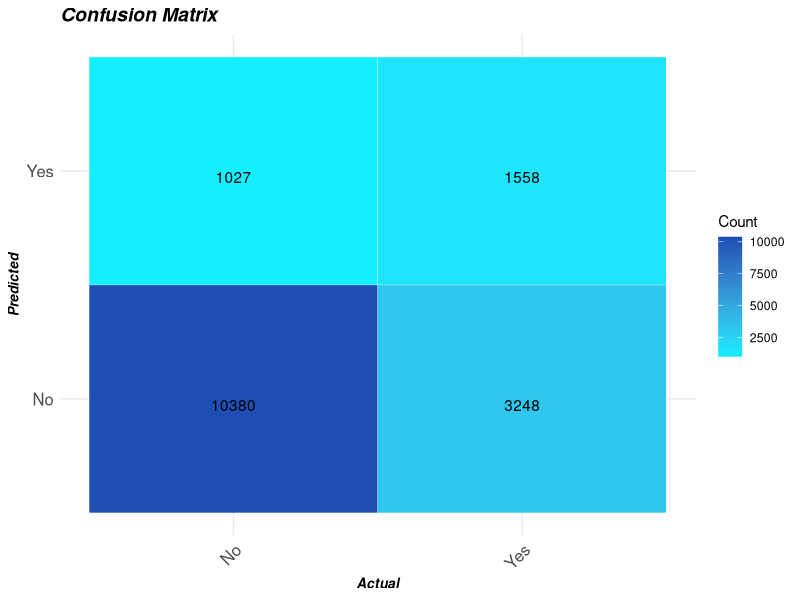
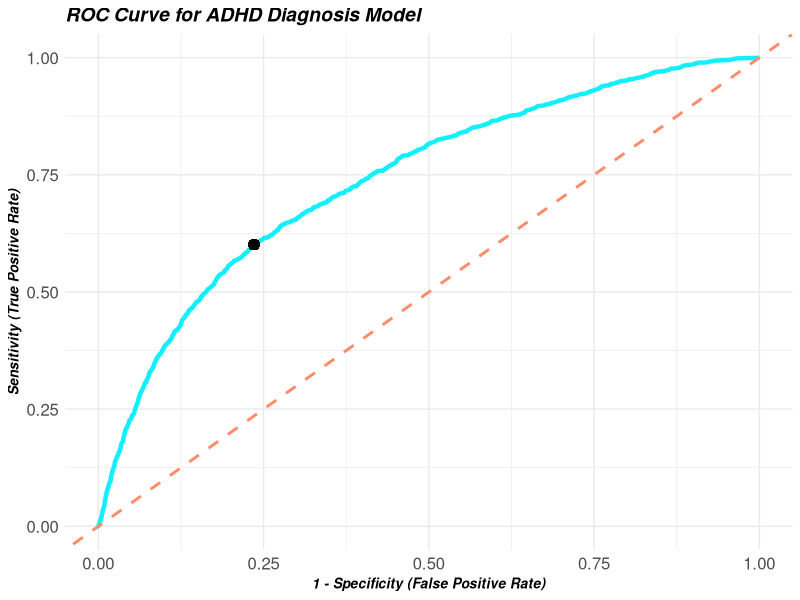
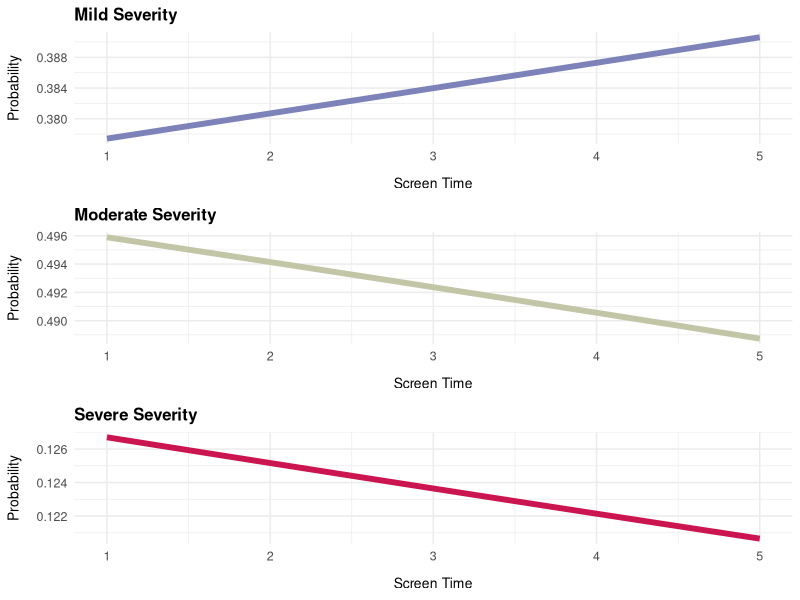
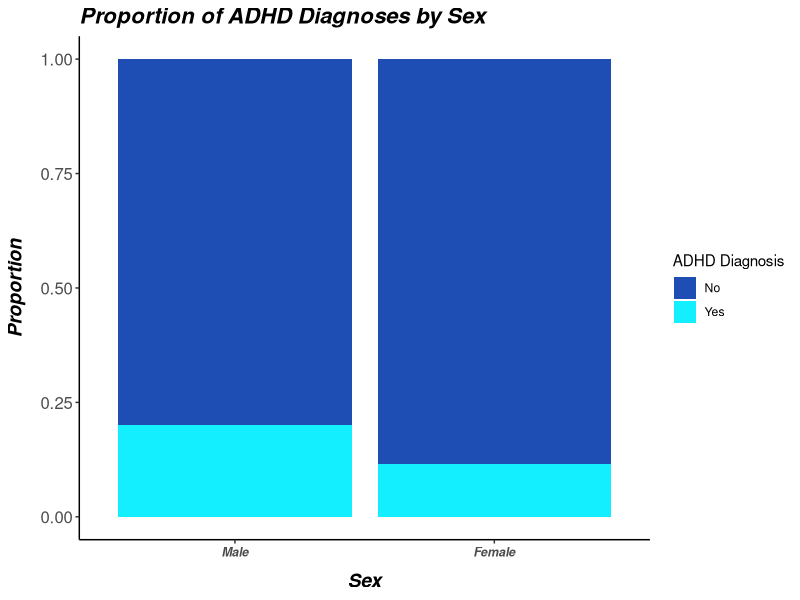
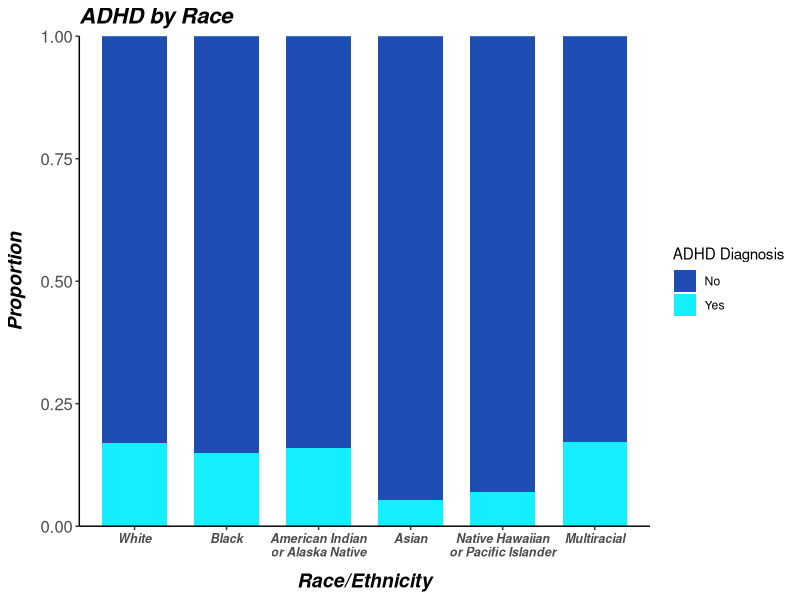
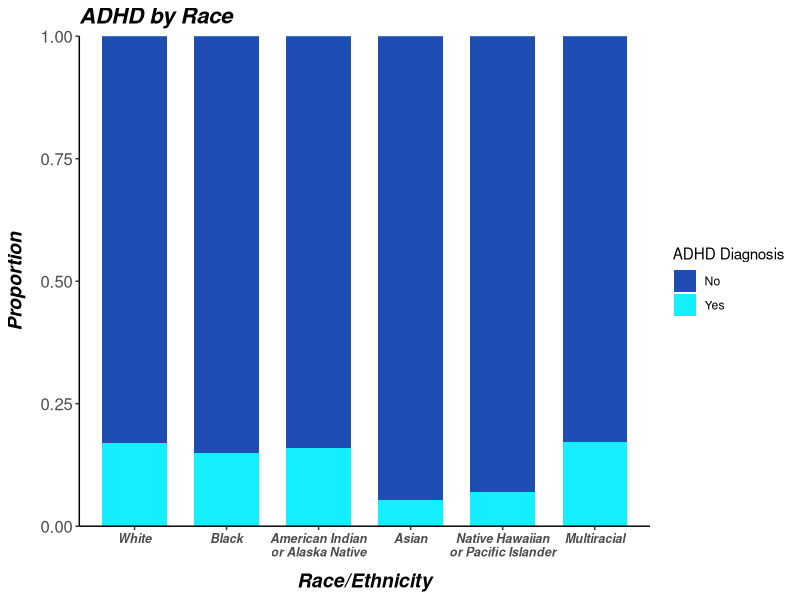

Generate these figures, in order, with R:
## ---- chunk 1
library(tidyverse)
library(dplyr)
library(MASS)
library(ggplot2)
library(readr)
library(caret)
library(pROC)
library(tidyr)
library(gridExtra)

df <- read_csv("sub_data.csv")

head(df)
nrow(df)
summary(df)
## ---- chunk 2
table(df$k2q31a) 
table(df$screentime)
table(df$physactiv) 
table(df$k7q04r_r)
table(df$k2q31c)
table(df$sc_sex)

## ---- chunk 3

#making my variables
df_model <- df %>%
  filter(!is.na(k2q31a) & !is.na(screentime) & !is.na(sc_age_years) & 
           !is.na(sc_sex) & !is.na(grades) & !is.na(k7q04r_r) & !is.na(physactiv))

df_model <- df_model %>%
  mutate(
    
    adhd_diag = relevel(factor(k2q31a, levels = c(1, 2), labels = c("Yes", "No")), ref = "No"),
    
    #adhd_severity = factor(k2q31c, ordered = TRUE),
    
    sc_sex = factor(sc_sex, levels = c(1, 2), labels = c("Male", "Female"))
    
  )
df_model$
df_model <- df_model %>%
  mutate(
    grades = factor(grades, levels = c(1, 2, 3, 4, 5, 6), 
                    labels = c("Mostly A's", "Mostly A's and B's", "Mostly B's and C's", 
                               "Mostly C's and D's", "Mostly D's or lower", "No grades provided")),
    
    k7q04r_r = factor(k7q04r_r, levels = c(1, 2, 3), 
                      labels = c("None", "1 time", "2 or more times")),
    
    physactiv = factor(physactiv, levels = c(1, 2, 3, 4), 
                       labels = c("0 days", "1-3 days", "4-6 days", "Every day"))
  )

df_model$screentime <- factor(df_model$screentime, 
                               levels = c(1, 2, 3, 4, 5), 
                               labels = c("Less than 1 hour", "1 hour", "2 hours", "3 hours", "4 or more hours"), 
                               ordered = TRUE)
#str(df_model)
#summary(df_model)
print(paste("n = ", nrow(df_model)))

set.seed(42)

train_index <- createDataPartition(df_model$adhd_diag, p = 0.5, list = FALSE)
train_data <- df_model[train_index, ]
test_data <- df_model[-train_index, ]
print(paste("training data:", nrow(train_data)))
print(paste("testing data:", nrow(test_data)))

#model making
binary_logit <- glm(adhd_diag ~ screentime + k7q04r_r + grades + sc_age_years + 
    sc_sex + physactiv + screentime:sc_age_years, family = binomial, data = train_data)

test_data$predicted_prob <- predict(binary_logit, newdata = test_data, type = "response")

test_data$predicted_class <- ifelse(test_data$predicted_prob > 0.164, "Yes", "No")

conf_matrix <- table(Predicted = test_data$predicted_class, Actual = test_data$adhd_diag)
print(conf_matrix)

accuracy <- sum(diag(conf_matrix)) / sum(conf_matrix)

print(accuracy)



## ---- chunk 4
summary(binary_logit)
## ---- chunk 5
predicted_probs <- predict(binary_logit, newdata = test_data, type = "response")
predicted_class <- ifelse(predicted_probs > 0.164, "Yes", "No")

conf_matrix <- table(Predicted = predicted_class, Actual = test_data$adhd_diag)
print(conf_matrix)

accuracy <- sum(diag(conf_matrix)) / sum(conf_matrix)
sensitivity <- conf_matrix["Yes", "Yes"] / sum(conf_matrix[ , "Yes"])
specificity <- conf_matrix["No", "No"] / sum(conf_matrix[ , "No"])
print(paste("Accuracy:", round(accuracy, 3)))
print(paste("Sensitivity:", round(sensitivity, 3)))
print(paste("Specificity:", round(specificity, 3)))

conf_matrix_df <- as.data.frame.matrix(conf_matrix)
conf_matrix_df$Actual <- rownames(conf_matrix_df)
conf_matrix_long <- tidyr::pivot_longer(conf_matrix_df, cols = -Actual, names_to = "Predicted", values_to = "Count")

ggplot(conf_matrix_long, aes(x = Actual, y = Predicted, fill = Count)) +
  geom_tile(color = "white") +
  geom_text(aes(label = Count), vjust = 1) +
  scale_fill_gradient(low = "#13EFFF", high = "#1E4EB3") +
  labs(x = "Actual", y = "Predicted", title = "Confusion Matrix") +
  theme_minimal() +
  theme(axis.text.x = element_text(angle = 45, hjust = 1)) +
    theme(
    plot.title = element_text(face = "bold.italic", size = 14),         
    axis.title.x = element_text(face = "bold.italic", size = 10),            
    axis.title.y = element_text(face = "bold.italic", size = 10),             
    axis.text = element_text(size = 12))                                
## ---- chunk 6
roc_obj <- roc(test_data$adhd_diag, test_data$predicted_prob, levels=c("No", "Yes"))

roc_data <- data.frame(
  specificity = roc_obj$specificities,
  sensitivity = roc_obj$sensitivities
)

opt_index <- which.max(roc_obj$sensitivities + roc_obj$specificities - 1)

roc_curve <- ggplot(data = roc_data, aes(x = 1 - specificity, y = sensitivity)) +
  geom_line(colour = "#13EFFF", linewidth = 1.5) +
  geom_abline(linetype = "dashed", color = "#FF8C69", linewidth = 1) +
  labs(title = "ROC Curve for ADHD Diagnosis Model", x = "1 - Specificity (False Positive Rate)", 
       y = "Sensitivity (True Positive Rate)") +
  theme_minimal() +
   geom_point(aes(x = 1 - roc_obj$specificities[opt_index],
                 y = roc_obj$sensitivities[opt_index]),
             color = "black", size = 3) +
  theme(
    plot.title = element_text(face = "bold.italic", size = 14),     
    axis.title.x = element_text(face = "bold.italic", size = 10),            
    axis.title.y = element_text(face = "bold.italic", size = 10),             
    axis.text = element_text(size = 12)                                 
  )
print(roc_curve)

auc_value <- auc(roc_obj)
print(auc_value)

## ---- chunk 7
opt_index <- which.max(roc_obj$sensitivities + roc_obj$specificities - 1)
optimal_threshold <- roc_obj$thresholds[opt_index]
print(paste("Optimal threshold:", round(optimal_threshold, 3)))

test_data$predicted_class_opt <- ifelse(test_data$predicted_prob > optimal_threshold, "Yes", "No")

conf_matrix_opt <- table(Predicted = test_data$predicted_class_opt, Actual = test_data$adhd_diag)
print(conf_matrix_opt)

accuracy_opt <- sum(diag(conf_matrix_opt)) / sum(conf_matrix_opt)
print(paste("Optimized accuracy:", round(accuracy_opt, 3)))
#0.164 is the optimal threshold, not 0.5
## ---- chunk 8
df <- read_csv("sub_data.csv")

# Mutate and relevel factors
df <- df %>%
  mutate(
    adhd_severity = factor(k2q31c, levels = c(1, 2, 3),
                           labels = c("Mild", "Moderate", "Severe"),
                           ordered = TRUE),
    adhd_diag = factor(k2q31a)
  )

# dropping nulls, and also making sure we are only looking at people WITH adhd
df_ord <- df %>%
  dplyr::select(adhd_diag, adhd_severity, screentime) %>%
  filter(adhd_diag == 1 & !is.na(adhd_severity) & !is.na(screentime))
print(nrow(df_ord))

ord_model <- polr(adhd_severity ~ screentime, data = df_ord, Hess = TRUE)

summary_ord_model <- summary(ord_model)

#p values
coefs <- coef(summary_ord_model)
p_values <- pnorm(abs(coefs[, "t value"]), lower.tail = FALSE) * 2
coefs <- cbind(coefs, "p value" = p_values)

print(coefs, digits = 4)

## ---- chunk 9
newdata_screentime <- with(df_ord, data.frame(screentime = seq(min(screentime), max(screentime), length.out = 100)))

predicted_probs <- predict(ord_model, newdata = newdata_screentime, type = "probs")

pred_df <- as.data.frame(predicted_probs)
pred_df$screentime <- newdata_screentime$screentime

long_pred_df <- pivot_longer(pred_df, cols = c("Mild", "Moderate", "Severe"), names_to = "Severity", values_to = "Probability")

plot_mild <- ggplot(long_pred_df[long_pred_df$Severity == "Mild", ], aes(x = screentime, y = Probability)) +
  geom_line(color = "#7D82B9", linewidth = 2) +
  labs(x = "Screen Time", y = "Probability", title = "Mild Severity") +
  theme_minimal() +
  theme(
    plot.title = element_text(face = "bold", size = 12),
    axis.title.x = element_text(size = 10, margin = margin(t = 10)), 
    axis.title.y = element_text(size = 10, margin = margin(r = 10)),  
    axis.text = element_text(size = 9))

plot_moderate <- ggplot(long_pred_df[long_pred_df$Severity == "Moderate", ], aes(x = screentime, y = Probability)) +
  geom_line(color = "#C2C6A7", linewidth = 2) +
  labs(x = "Screen Time", y = "Probability", title = "Moderate Severity") +
  theme_minimal() +
  theme(
    plot.title = element_text(face = "bold", size = 12),
    axis.title.x = element_text(size = 10, margin = margin(t = 10)), 
    axis.title.y = element_text(size = 10, margin = margin(r = 10)),  
    axis.text = element_text(size = 9))

plot_severe <- ggplot(long_pred_df[long_pred_df$Severity == "Severe", ], aes(x = screentime, y = Probability)) +
  geom_line(color = "#CB1550", linewidth = 2) +
  labs(x = "Screen Time", y = "Probability", title = "Severe Severity") +
  theme_minimal() +
  theme(
    plot.title = element_text(face = "bold", size = 12),
    axis.title.x = element_text(size = 10, margin = margin(t = 10)), 
    axis.title.y = element_text(size = 10, margin = margin(r = 10)),  
    axis.text = element_text(size = 9))

grid_plot <- grid.arrange(plot_mild, plot_moderate, plot_severe, nrow = 3, ncol = 1, heights = c(5, 5, 5))

ggsave("combined_plot.png", grid_plot, width = 16, height = 12, dpi = 300)
## ---- chunk 10
df <- df %>%
  mutate(
    sc_sex = factor(sc_sex, levels = c(1, 2), labels = c("Male", "Female")),
    adhd_diag = factor(k2q31a, levels = c(1, 2), labels = c("Yes", "No"))
  )

# Create a contingency table
sex_table <- table(df$sc_sex, df$adhd_diag)

# Run Chi-square test
chisq_test_sex <- chisq.test(sex_table)

# View results
chisq_test_sex
## ---- chunk 11
df %>%
  filter(sc_sex %in% c("Male", "Female")) %>%
  mutate(
    adhd_diag = factor(k2q31a, levels = c(1, 2), labels = c("Yes", "No"))
  ) %>%
  ggplot(aes(x = sc_sex, fill = fct_rev(adhd_diag))) +  # Reverse fill order
  geom_bar(position = "fill") +
  scale_fill_manual(
    values = c("No" = "#1e4eb3", "Yes" = "#13EFFF"),  # Teal + soft coral
    name = "ADHD Diagnosis"
  ) +
  labs(
    title = "Proportion of ADHD Diagnoses by Sex",
    x = "Sex",
    y = "Proportion"
  ) +
  theme_classic() +
  theme(
   axis.text.x = element_text(face = "bold.italic", size = 9, vjust = ),
    plot.title = element_text(face = "bold.italic", size = 16),
    
    axis.title.x = element_text(face = "bold.italic", size = 14, margin = margin(t = 10)), 
    
    axis.title.y = element_text(face = "bold.italic", size = 14, margin = margin(r = 10)),  
    
    axis.text = element_text(size = 12))

## ---- chunk 12
prop.test(
  x = sex_table[, "Yes"],         # Number of ADHD cases
  n = rowSums(sex_table),         # Total per sex
  correct = TRUE                  # Yates continuity correction
)
## ---- chunk 13
df %>%
  mutate(
    sc_race_r = factor(sc_race_r)  # Add labels if available
  )

# Filter out missing data
race_df <- df %>%
  filter(!is.na(sc_race_r), !is.na(adhd_diag))

# Contingency table
race_table <- table(race_df$sc_race_r, race_df$adhd_diag)

# Run Chi-square test
chisq_test_race <- chisq.test(race_table)

# View results
chisq_test_race
## ---- chunk 14
library(dplyr)
library(forcats)
library(ggplot2)

df <- df %>%
  mutate(
    race_label = factor(sc_race_r, levels = c(1, 2, 3, 4, 5, 7),
                        labels = c("White", "Black", "American Indian\nor Alaska Native", 
                                   "Asian", "Native Hawaiian\nor Pacific Islander", "Multiracial")),
    adhd = factor(k2q31a, levels = c(1, 2), labels = c("Yes", "No"))
  ) %>%
  filter(!is.na(sc_race_r), !is.na(k2q31a))

plot <- ggplot(df, aes(x = race_label, fill = fct_rev(adhd))) +
  geom_bar(position = "fill", width = 0.7) +
  labs(y = "Proportion", x = "Race/Ethnicity", fill = "ADHD Diagnosis") +
  scale_fill_manual(values = c("#1e4eb3", "#13EFFF")) +
  scale_y_continuous(expand = c(0, 0)) +
  ggtitle("ADHD by Race") +
  theme_classic() +
  theme(
    axis.text.x = element_text(face = "bold.italic", size = 9),
    plot.title = element_text(face = "bold.italic", size = 16),
    axis.title.x = element_text(face = "bold.italic", size = 14, margin = margin(t = 10)), 
    axis.title.y = element_text(face = "bold.italic", size = 14, margin = margin(r = 10)),  
    axis.text = element_text(size = 12)
  )
print(plot)
ggsave("race_plot.png", plot, width = 10, height = 5, dpi = 300)

## ---- chunk 15
pairwise.prop.test(
  x = race_table[, "Yes"],          
  n = rowSums(race_table),         
  p.adjust.method = "holm"    
)
